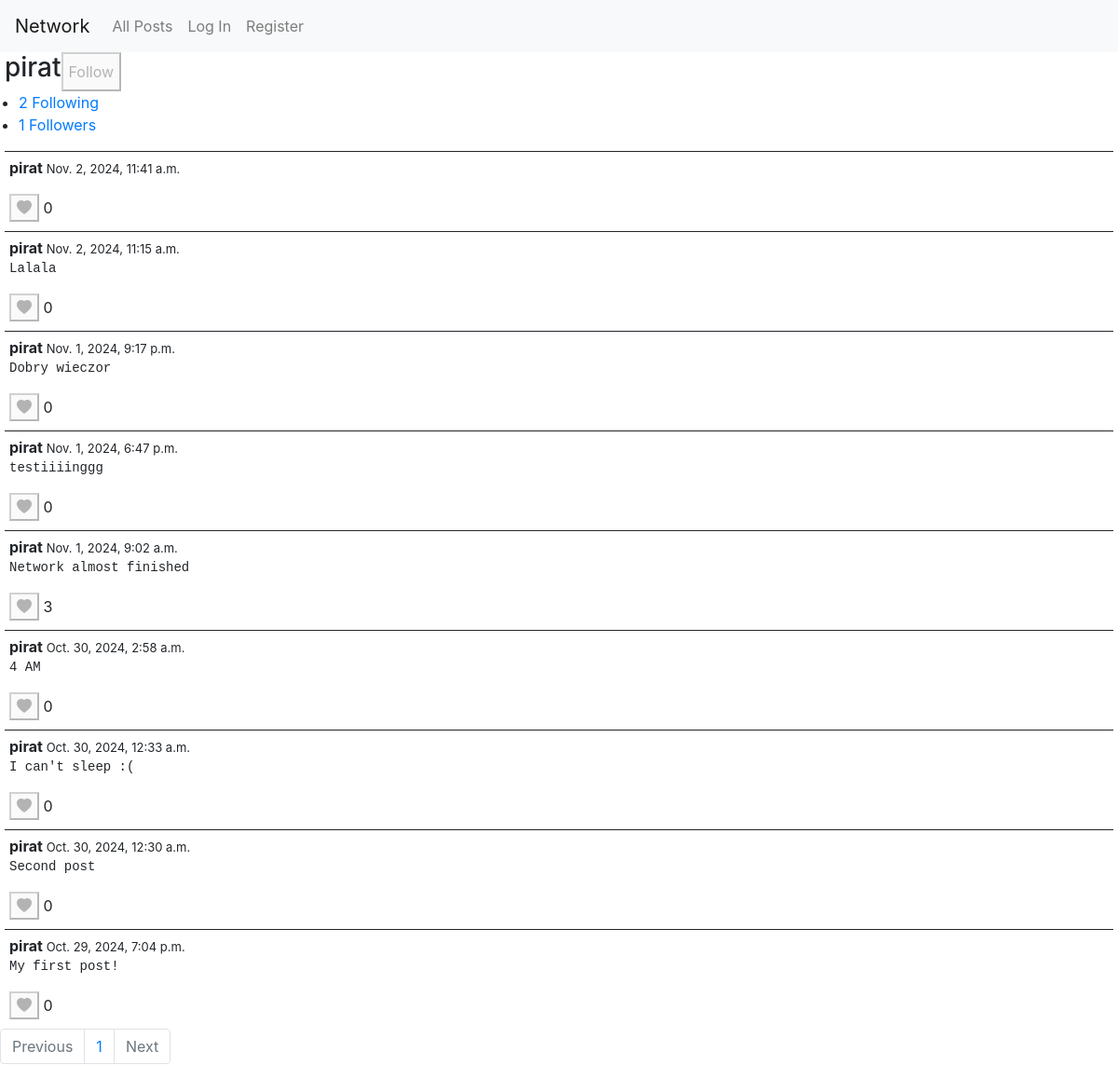
/user/2/, run on an earlier commit of the app's database.
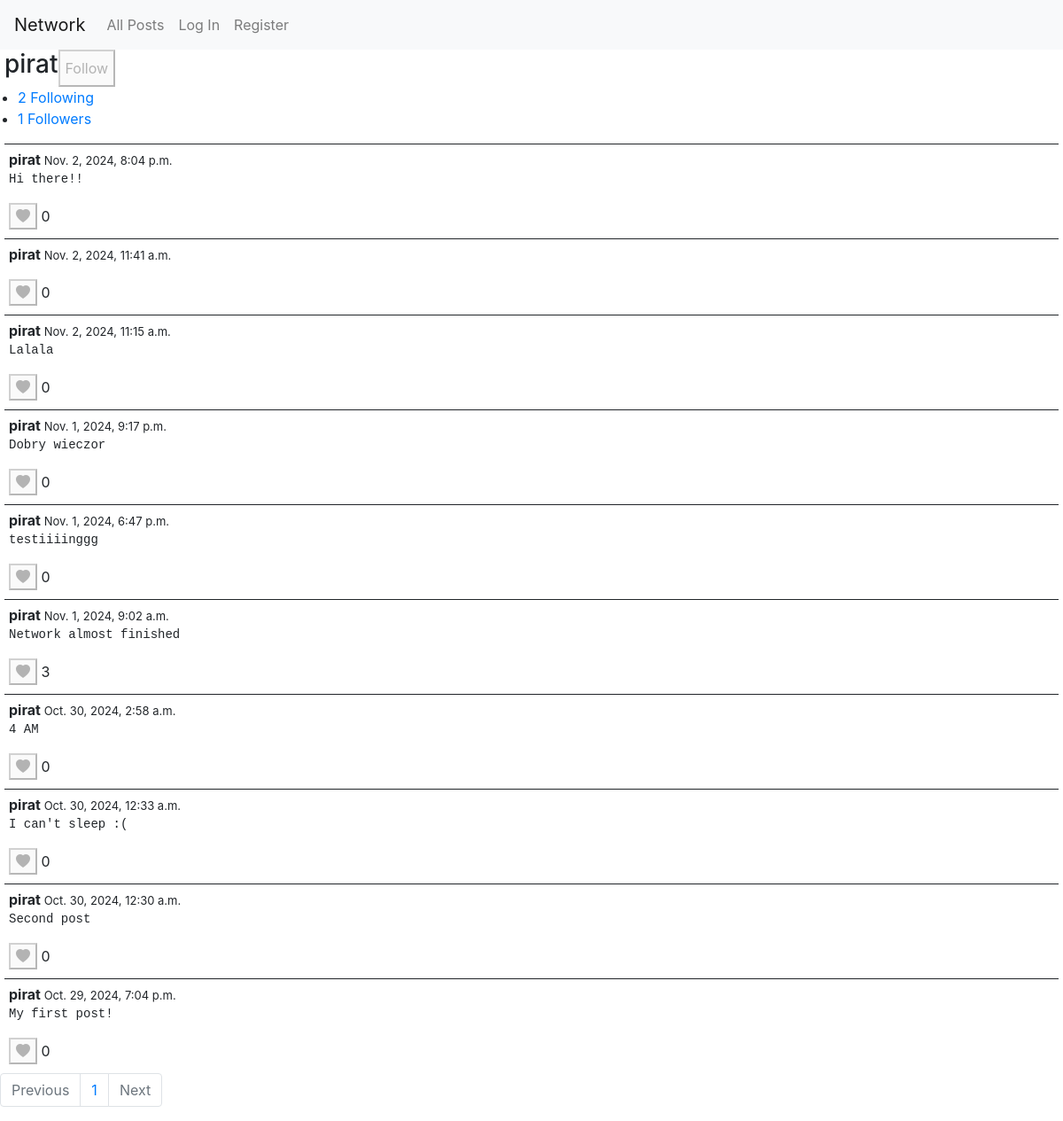
And on a later commit of the database.
### network/models.py (models this page shows, shortened)
class User(AbstractUser):
    following = models.ManyToManyField("self", symmetrical=False, related_name="followers")

class Post(models.Model):
    user = models.ForeignKey(User, on_delete=models.CASCADE, related_name="posts")
    body = models.TextField(blank=True)
    timestamp = models.DateTimeField(auto_now_add=True)
    likes = models.ManyToManyField(User, blank=True, related_name="liked_posts")

### network/views.py (the view)
# urls.py: path("user/<int:id>/", views.user_profile, name="user_profile"),
def user_profile(request, id):
    owner = User.objects.get(pk=id)
    posts = Post.objects.filter(user=owner).order_by("-timestamp")
    paginator, page = paginate_queryset(request, posts)
    if request.user.is_authenticated:
        is_following = request.user.following.filter(pk=owner.id).exists()
        return render(request, "network/profile.html",{
            "paginator": paginator,
            "owner": owner,
            "page_data": page,
            "is_following": is_following
            })
    else:
        return render(request, "network/profile.html",{
            "paginator": paginator,
            "owner": owner,
            "page_data": page
            })

### network/utils.py (called while the page is built)
def paginate_queryset(request, queryset, per_page=10):
    paginator = Paginator(queryset, per_page)
    page_number = request.GET.get("page")
    page = paginator.get_page(page_number)
    return paginator, page

### network/templates/network/profile.html (shortened to what this page needs)
{% extends "network/layout.html" %}
{% load static %}
{% block body %}
<div class="profile">
    <div class=profile-info>
        <h3 class="username"> {{owner}} </h3>
        {% if user.is_authenticated and user.id != owner.id%}
            <button class="btn btn-outline-primary btn-sm" id="follow" data-user-id={{owner.id}}>
                {% if is_following %} Unfollow {% else %} Follow {% endif %}
            </button>
        {% elif not user.is_authenticated %}
            <button disabled data-tooltip="You must be logged in"> Follow </button>
        {% endif %}
    </div>
    <ul class="follow-info">
        <li><a href="{% url 'following' owner.id %}"> {{owner.following.count}} Following </a></li>
        <li><a id="followers" href="{% url 'followers' owner.id %}">{{owner.followers.count}} Followers </a> </li>
    </ul>
</div>
<div class="feed">
    {% for post in page_data%}
    <div class="post" data-post-id="{{ post.id }}">
        <div>
            <b> {{owner}} </b>
            <span class="timestamp"> {{post.timestamp}} </span>
        </div>
        <pre class="post-body" >{{post.body}}</pre>
        {% if user.is_authenticated %}
            {% if user in post.likes.all %}
                <button class="like-btn" data-post-id="{{ post.id }}"><i class="bi bi-heart-fill"></i></button>
            {% else %}
                <button class="like-btn" data-post-id="{{ post.id }}"><i class="bi bi-heart"></i></button>
            {% endif %}
        {% else %}
            <button id="like-btn-disabled" class="like-btn" disabled data-tooltip="You must be logged in"><i class="bi bi-heart-fill"></i></button>
        {% endif %}
    <span class="like-count" data-post-id="{{ post.id }}">{{ post.likes.count }}</span>
    </div>
    {% endfor %}
</div>
<ul class="pagination">
    {% if page_data.has_previous %}
        <a class="page-link" href="/user/{{owner.id}}/?page={{page_data.previous_page_number}}">Previous</a>
    {% else %}
    <li class="page-item disabled">
        <a class="page-link" tabindex="-1">Previous</a>
    </li>
    {% endif %}
    {% for page in paginator.page_range %}
        <li class="page-item"><a class="page-link" href="/user/{{owner.id}}/?page={{page}}">{{page}}</a></li>
    {% endfor %}
    {% if page_data.has_next %}
        <a class="page-link" id="next-page" href="/user/{{owner.id}}/?page={{page_data.next_page_number}}">Next</a>
    {% else %}
        <li class="page-item disabled">
            <a class="page-link" >Next</a>
        </li>
    {% endif %}
</ul>
{% endblock %}

What changed in the data, as far as the page shows it:
added Post: {{ owner }} "pirat", timestamp "Nov. 2, 2024, 8:04 p.m.", body "Hi there!!", likes.count "0"
